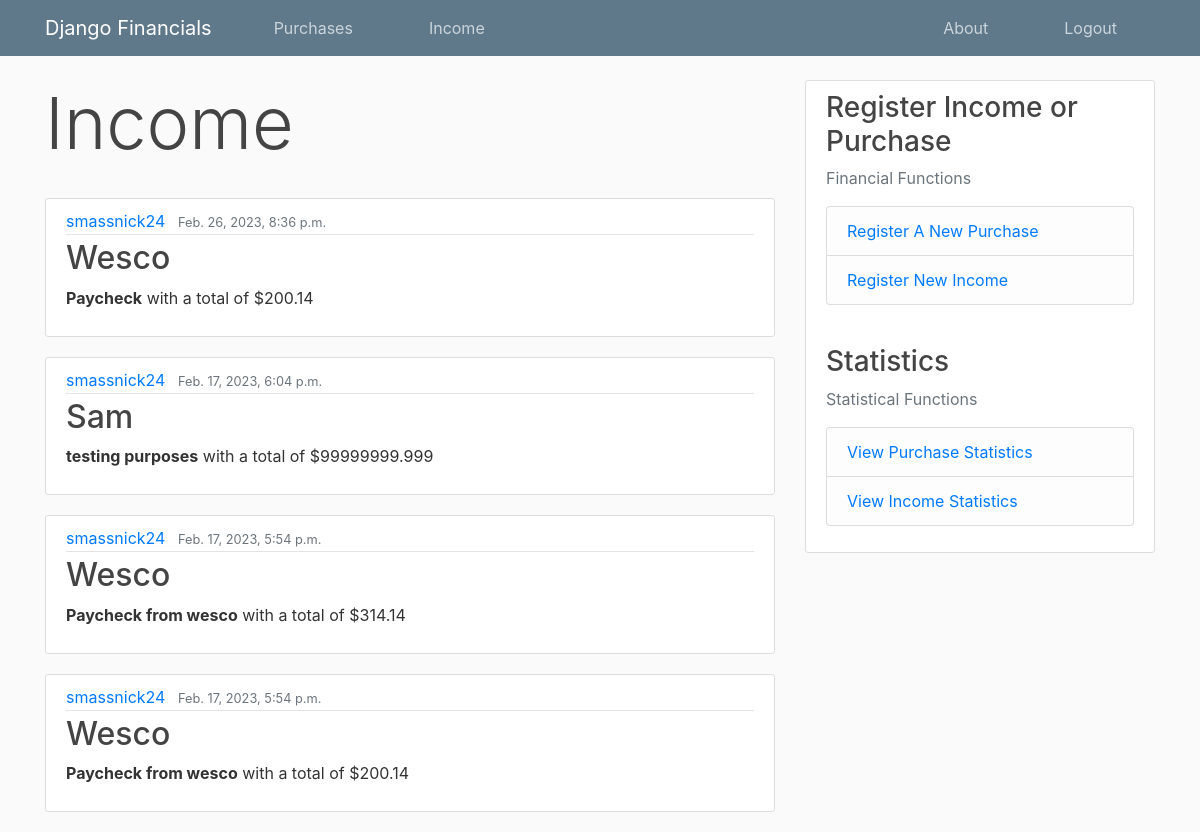
Before: /income (signed in) with the older database file.
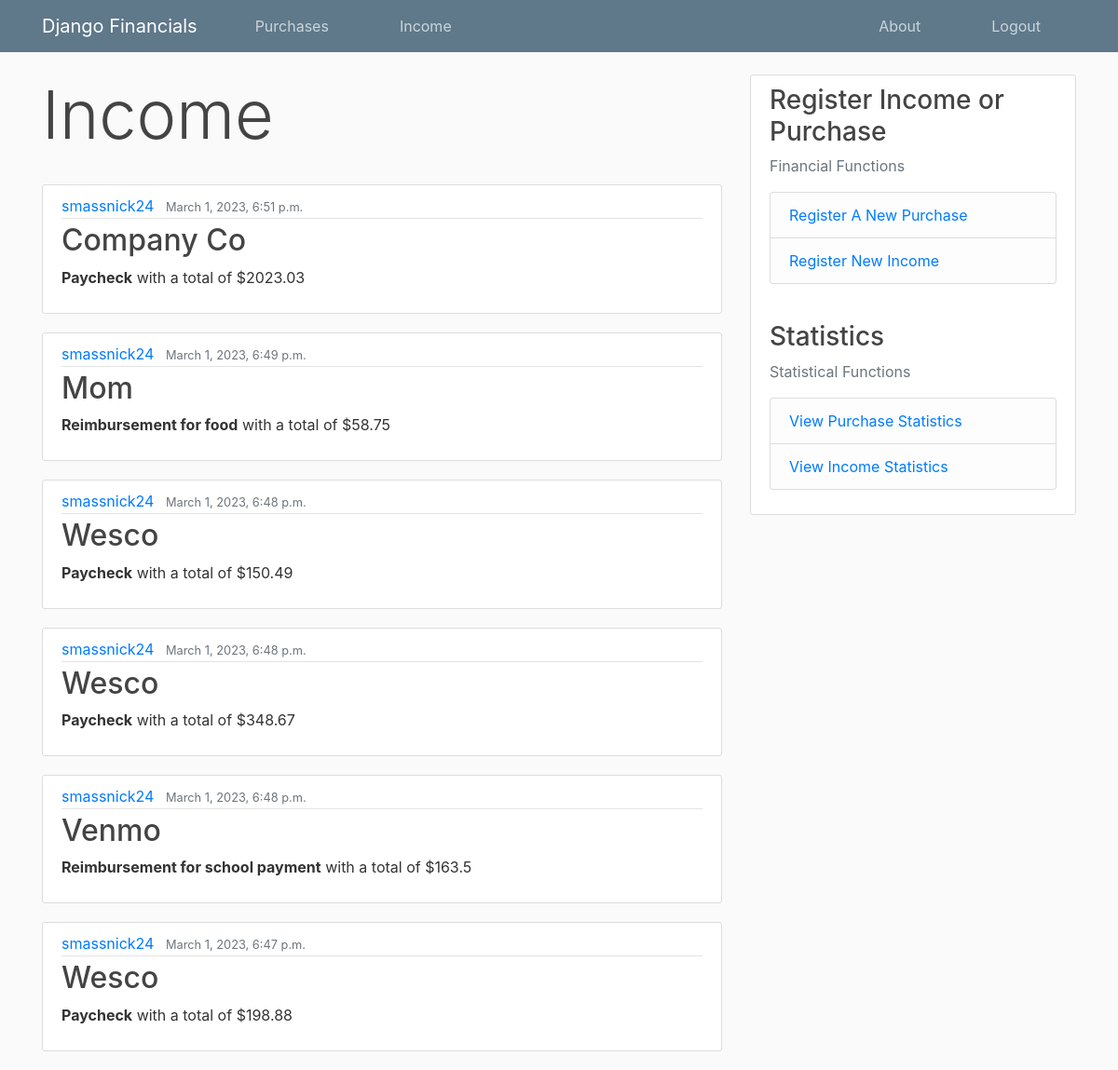
After: the same page with the newer database file.
### finance_app/models.py (models this page shows, shortened)
class Income(models.Model):
    income_source = models.TextField()
    income_description = models.TextField()
    amount = models.FloatField()
    date_received = models.DateTimeField(default=timezone.now)
    month_received = models.IntegerField(default=timezone.now().month)
    owner = models.ForeignKey(User, on_delete=models.CASCADE)

### finance_app/views.py (the view)
# urls.py: path("income", views.income_page, name="income_page"),
@login_required
def income_page(request):
    context = {
        "title": "Income",
        'incomes': reversed(Income.objects.all())
    }
    return render(request, "finance_app/income.html", context)

### finance_app/templates/finance_app/income.html (shortened to what this page needs)
{% extends "finance_app/base.html"%}
{% block content%}
    <h1 class="display-3">Income</h1>
    <br>
    {% for income in incomes %}
        {% if income.owner == user %}
            <article class="media content-section">
                <div class="media-body">
                    <div class="article-metadata">
                        <a class="mr-2" href="#">{{income.owner}}</a>
                        <small class="text-muted">{{income.date_received}}</small>
                    </div>
                    <h2><a class="article-title" href="#">{{income.income_source}}</a></h2>
                    <p class="article-content"><strong>{{income.income_description}}</strong> with a total of ${{income.amount}}</p>
            </article>
        {% endif %}
    {% endfor %}
{% endblock content %}

Changed rows visible on the page:
now on this page (row edited): Income: owner "smassnick24", date_received "March 1, 2023, 6:51 p.m.", income_source "Company Co", income_description "Paycheck", amount "2023.03"
now on this page (row edited): Income: owner "smassnick24", date_received "March 1, 2023, 6:49 p.m.", income_source "Mom", income_description "Reimbursement for food", amount "58.75"
changed Income (number 3 of 6 on the later page): date_received "Feb. 26, 2023, 8:36 p.m." → "March 1, 2023, 6:48 p.m."; amount "200.14" → "150.49"
changed Income (number 4 of 6 on the later page): date_received "Feb. 17, 2023, 6:04 p.m." → "March 1, 2023, 6:48 p.m."; income_source "Sam" → "Wesco"; income_description "testing purposes" → "Paycheck"; amount "99999999.999" → "348.67"
changed Income: date_received "Feb. 17, 2023, 5:54 p.m." → "March 1, 2023, 6:48 p.m."; income_source "Wesco" → "Venmo"; income_description "Paycheck from wesco" → "Reimbursement for school payment"; amount "314.14" → "163.5"
changed Income: date_received "Feb. 17, 2023, 5:54 p.m." → "March 1, 2023, 6:47 p.m."; income_description "Paycheck from wesco" → "Paycheck"; amount "200.14" → "198.88"
